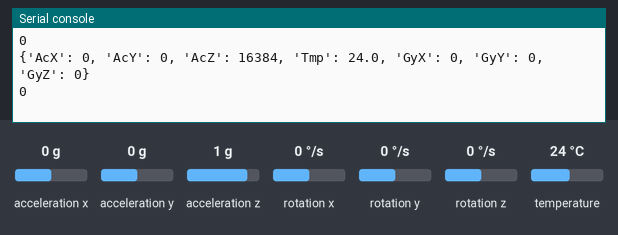
Simulated run of this program. Board: ESP32 board running MicroPython. On the bench: the last lines printed to the serial console. The test bench sets the inputs (shaded band); at power-on: acceleration x 0 g, acceleration y 0 g, acceleration z 1 g, rotation x 0 °/s, rotation y 0 °/s, rotation z 0 °/s, temperature 24 °C.

Above: at 1.2 s.
1.3 s: acceleration x set to -1.4 g
At 1.9 s:
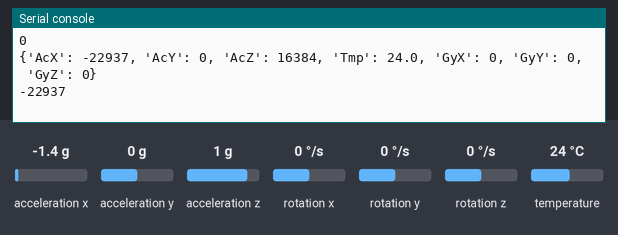
2.8 s: acceleration y set to -1.4 g
At 3.4 s:
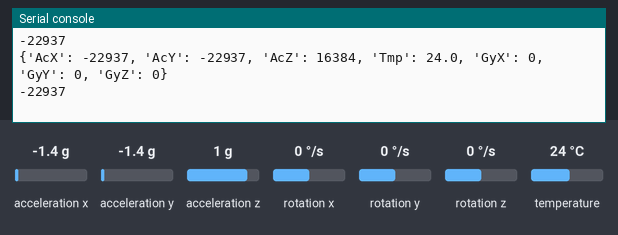
4.3 s: acceleration z set to -1.4 g
At 4.9 s:
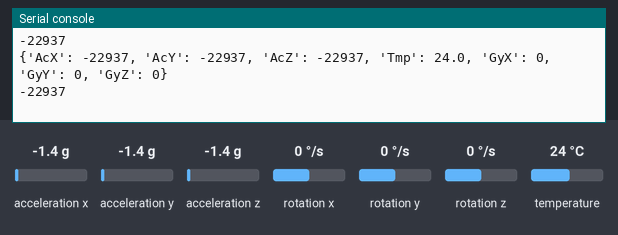
5.8 s: rotation x set to -192 °/s
At 6.4 s:
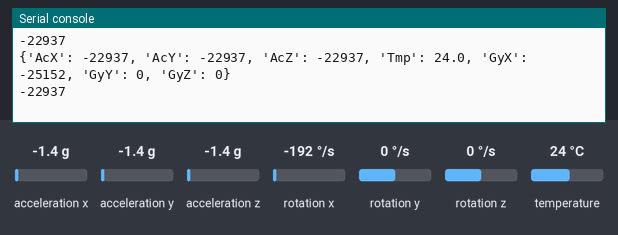
7.3 s: rotation y set to -192 °/s
At 7.9 s:
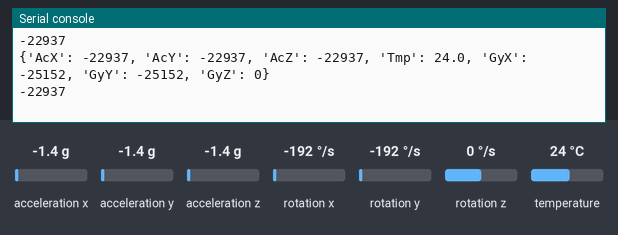

Measured:
- after the input at 1.3 s, the serial console: prints a new line after 0.21 s (image 1)
- after the input at 2.8 s, the serial console: prints a new line after 0.22 s (image 2)
- after the input at 4.3 s, the serial console: prints a new line after 0.22 s (image 3)
- after the input at 5.8 s, the serial console: prints a new line after 0.23 s (image 4)
- after the input at 7.3 s, the serial console: prints a new line after 0.24 s (image 5)

The program:

ESP32_mpu6050_test.py
```python
from machine import Pin,I2C
import mpu6050                # 六軸感測器
import time

i2c=I2C(scl=Pin(25),sda=Pin(26))  # SDA(串列資料線),SCL(串列時脈線)
accelerometer=mpu6050.accel(i2c)

# 過濾剛通電時的初始訊號。
while(accelerometer.get_values()['AcX']==0 and
      accelerometer.get_values()['AcY']==0 and
      accelerometer.get_values()['AcZ']==0 ):
    pass

while True:
    six_data=accelerometer.get_values()
    print(six_data)
    print(six_data['AcX'])
    time.sleep(0.5)


# button_yes=Pin(12,Pin.IN,Pin.PULL_UP)  # 儲存按鈕。FULL_UP啟動內建上拉電阻
# button_no=Pin(13,Pin.IN,Pin.PULL_UP)   # 捨棄按鈕
#
# while True:
#     print(button_no.value(),button_yes.value())
#     time.sleep(0.1)
```
